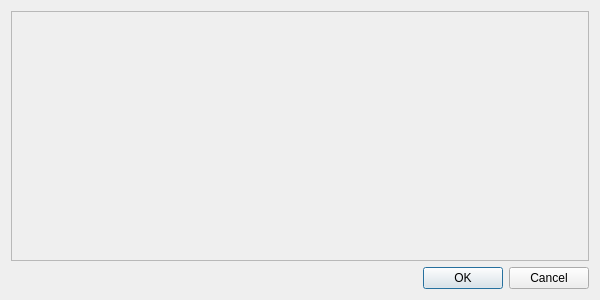
<?xml version="1.0" encoding="UTF-8"?>
<ui version="4.0">
 <class>HexEditDialog</class>
 <widget class="QDialog" name="HexEditDialog">
  <property name="geometry">
   <rect>
    <x>0</x>
    <y>0</y>
    <width>600</width>
    <height>300</height>
   </rect>
  </property>
  <property name="windowTitle">
   <string>Edit Hex Value</string>
  </property>
  <layout class="QVBoxLayout" name="layout">
   <item>
    <widget class="QFrame" name="frameEditor">
     <property name="frameShape">
      <enum>QFrame::StyledPanel</enum>
     </property>
     <property name="frameShadow">
      <enum>QFrame::Raised</enum>
     </property>
    </widget>
   </item>
   <item>
    <widget class="QDialogButtonBox" name="buttonBox">
     <property name="orientation">
      <enum>Qt::Horizontal</enum>
     </property>
     <property name="standardButtons">
      <set>QDialogButtonBox::Cancel|QDialogButtonBox::Ok</set>
     </property>
    </widget>
   </item>
  </layout>
 </widget>
 <resources/>
 <connections>
  <connection>
   <sender>buttonBox</sender>
   <signal>accepted()</signal>
   <receiver>HexEditDialog</receiver>
   <slot>accept()</slot>
   <hints>
    <hint type="sourcelabel">
     <x>248</x>
     <y>254</y>
    </hint>
    <hint type="destinationlabel">
     <x>157</x>
     <y>274</y>
    </hint>
   </hints>
  </connection>
  <connection>
   <sender>buttonBox</sender>
   <signal>rejected()</signal>
   <receiver>HexEditDialog</receiver>
   <slot>reject()</slot>
   <hints>
    <hint type="sourcelabel">
     <x>316</x>
     <y>260</y>
    </hint>
    <hint type="destinationlabel">
     <x>286</x>
     <y>274</y>
    </hint>
   </hints>
  </connection>
 </connections>
</ui>
